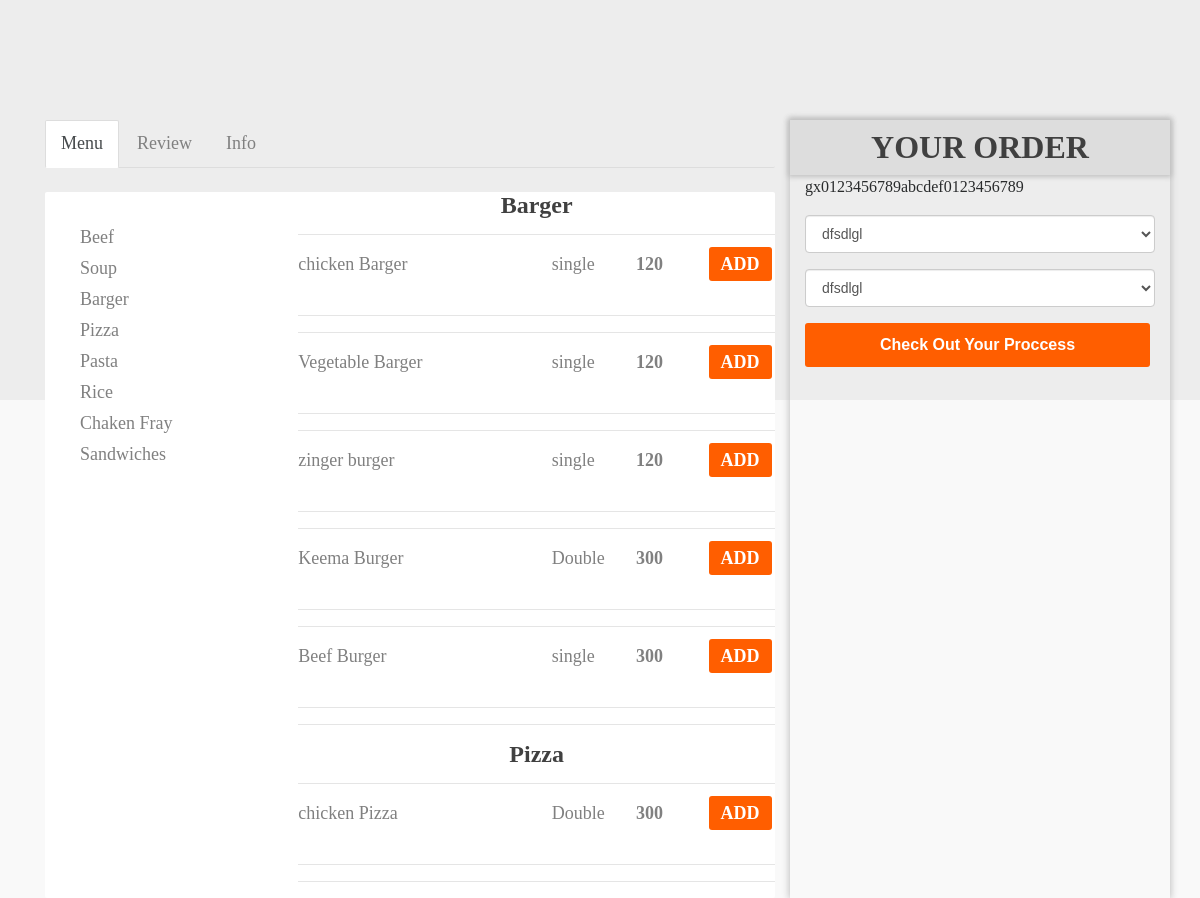
Page /upwork/food_menu.php on the committed database.
### tables this page shows
CREATE TABLE `food_menu` (
  `id` int(30) NOT NULL auto_increment,
  `food_menu` varchar(30) default NULL,
  PRIMARY KEY  (`id`)
);

CREATE TABLE `food_item` (
  `id` int(30) NOT NULL auto_increment,
  `item` varchar(30) default NULL,
  `catagory` varchar(30) default NULL,
  `single_double` varchar(30) default NULL,
  `price` varchar(30) default NULL,
  `city` varchar(30) default NULL,
  PRIMARY KEY  (`id`)
);

### upwork/food_menu.php (the view, shortened to what this page needs)
<!DOCTYPE html>
<html lang="en">
  <head>
    <link rel="stylesheet" href="bootstrap.min.css">
    <link rel="stylesheet" href="asset/css/bootstrap.min.css">
    <link rel="stylesheet" href="asset/css/font-awesome.min.css">
    <link rel="stylesheet" href="asset/css/mdb.min.css">
  </head>
  <body>
   <br> <br> <br> <br> <br>
   <div class="container">
       <div class="row">
           <div class="col-md-8">
               <div class="row">
                   <div class="col-md-12">
<ul class="nav nav-tabs tabs-3" role="tablist">
    <li class="nav-item">
        <a class="nav-link active" data-toggle="tab" href="#panel1" role="tab">Menu</a>
    </li>
    <li class="nav-item">
        <a class="nav-link" data-toggle="tab" href="#panel2" role="tab">Review</a>
    </li>
    <li class="nav-item">
        <a class="nav-link" data-toggle="tab" href="#panel3" role="tab">Info</a>
    </li>
</ul>
                   </div>
               </div>
               <br>
        <div class="tab-content card">
            <div class="tab-pane fade in show active" id="panel1" role="tabpanel">
               <div class="row" id="">
                   <div class="col-md-4">
                       <ul class="ul_li" id="">
                          <br>
                          <?php
                                $select_food_menu=mysql_query("SELECT * FROM food_menu");
                                while($fetch_food_menu=mysql_fetch_array($select_food_menu)){
                           ?>
                           <li><a href="<?php print $fetch_food_menu[1]?>"><?php print $fetch_food_menu[1];?></a></li>
                          <?php } ?>
                       </ul>
                   </div>
                   <?php
 $select_food_menu=mysql_query("SELECT * FROM food_item WHERE item='Barger'");
$fetch_food_menu=mysql_fetch_array($select_food_menu);
                        if($fetch_food_menu[0]='shop'){
                   ?>
                   <div class="col-md-8">
                       <div class="single_menu">
                            <h4 class="text-center"><?php print $fetch_food_menu[1]; ?></h4>
                             <?php
                            $select_food_menu=mysql_query("SELECT * FROM food_item WHERE item='Barger'");
                            while($fetch_food_menu=mysql_fetch_array($select_food_menu)){
                       ?>
                          <hr>
                          <form action="" method="post" enctype="multipart/form-data">
                           <div class="row" id="1">
                              <br><br>
                               <div class="col-md-6">
                                   <p><?php print $fetch_food_menu[2];?></p>
                               </div>
                               <div class="col-md-2">
                                   <p><?php print $fetch_food_menu[3];?></p>
                               </div>
                               <div class="col-md-2">
                                   <a href=""><b><?php print $fetch_food_menu[4];?></b>
                               </div>
                               <div class="col-md-2">
                                  <a href="service.php?&page=food_menu&faq=abc&id=<?php print $fetch_food_menu[0];?>"><span class="add">Add</span></a>
                               </div>
                           </div>
                           </form>
                           <hr>
                           <?php } ?>
                           <hr>
                          <?php
                            $select_food_menu=mysql_query("SELECT * FROM food_item WHERE item='Pizza'");
$fetch_food_menu=mysql_fetch_array($select_food_menu);
                           ?>
                            <h4 class="text-center"><?php print $fetch_food_menu[1]; ?></h4>
                             <?php
                            $select_food_menu=mysql_query("SELECT * FROM food_item WHERE item='Pizza'");
                            while($fetch_food_menu=mysql_fetch_array($select_food_menu)){
                       ?>
                          <hr>
                           <div class="row" id="1">
                              <br><br>
                               <div class="col-md-6">
                                   <p><?php print $fetch_food_menu[2];?></p>
                               </div>
                               <div class="col-md-2">
                                   <p><?php print $fetch_food_menu[3];?></p>
                               </div>
                               <div class="col-md-2">
                                   <a href=""><b><?php print $fetch_food_menu[4];?></b>
                               </div>
                               <div class="col-md-2">
                                    <a href="service.php?&page=food_menu&faq=abc&id=<?php print $fetch_food_menu[0];?>"><span class="add">Add</span></a>
                               </div>
                           </div>
                           <hr>
                           <?php } ?>
                           <hr>
                       </div>
                   </div>
                   <?php
                        }
                   ?>
                   </div>
               </div>
           </div>
       </div>
           <div class="col-md-4" style="box-shadow: 0px 0px 7px 1px silver">
                <h2 class="text-center" style="background:#DDDDDD;margin:0 -15px;padding: 10px 0px;box-shadow:0px 0px 5px 2px silver;">YOUR ORDER</h2>
                 <form action="" method="post">
                </form>
                <div class="form-group">
                    <select name="" class="form-control" id="">
                        <option value="">dfsdlgl</option>
                    </select>
                </div>
                <div class="form-group">
                    <select name="" class="form-control" id="">
                        <option value="">dfsdlgl</option>
                    </select>
                </div>
<button type="button" class="" data-toggle="modal" data-target="#myModal" style="background:#FF5E00;padding:10px 75px;border:none;border-radius:3px;color:white;font-weight:700;">
  Check Out Your Proccess
</button>
           </div>
   </div>
      </div>
    </body>
</html>

### rows in the picture
food_menu: food_menu "Beef"
food_menu: food_menu "Soup"
food_menu: food_menu "Barger"
food_menu: food_menu "Pizza"
food_menu: food_menu "Pasta"
food_menu: food_menu "Rice"
food_menu: food_menu "Chaken Fray"
food_menu: food_menu "Sandwiches"
food_item: item "Barger", catagory "chicken Barger", single_double "single", price "120"
food_item: catagory "Vegetable Barger", single_double "single", price "120"
food_item: catagory "zinger burger", single_double "single", price "120"
food_item: catagory "Keema Burger", single_double "Double", price "300"
food_item: catagory "Beef Burger", single_double "single", price "300"
food_item: item "Pizza", catagory "chicken Pizza", single_double "Double", price "300"
